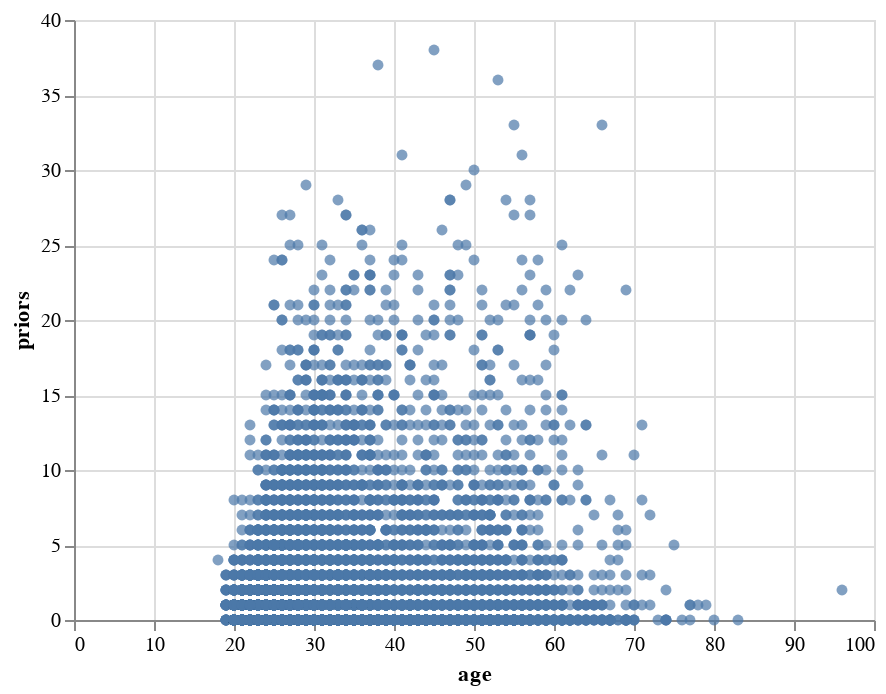

The code cell stored with this chart in its notebook:
### Markdown cell above
# Plot

### Code cell
alt.Chart(dfc).mark_circle().encode(alt.X('age'),alt.Y('priors'))

### Figure 1 — Vega-Lite specification as saved in the notebook (floating-point values rounded to 4 significant figures; data arrays with more than 128 entries replaced by an {"elided": "..."} marker saying what was removed)
{"config": {"view": {"continuousWidth": 400, "continuousHeight": 300}}, "data": {"name": "data-cc2cf4e5ec1230996269fa7ff942782e"}, "mark": "circle", "encoding": {"x": {"field": "age", "type": "quantitative"}, "y": {"field": "priors", "type": "quantitative"}}, "$schema": "https://vega.github.io/schema/vega-lite/v4.17.0.json", "datasets": {"data-cc2cf4e5ec1230996269fa7ff942782e": {"elided": "6172 records"}}}
